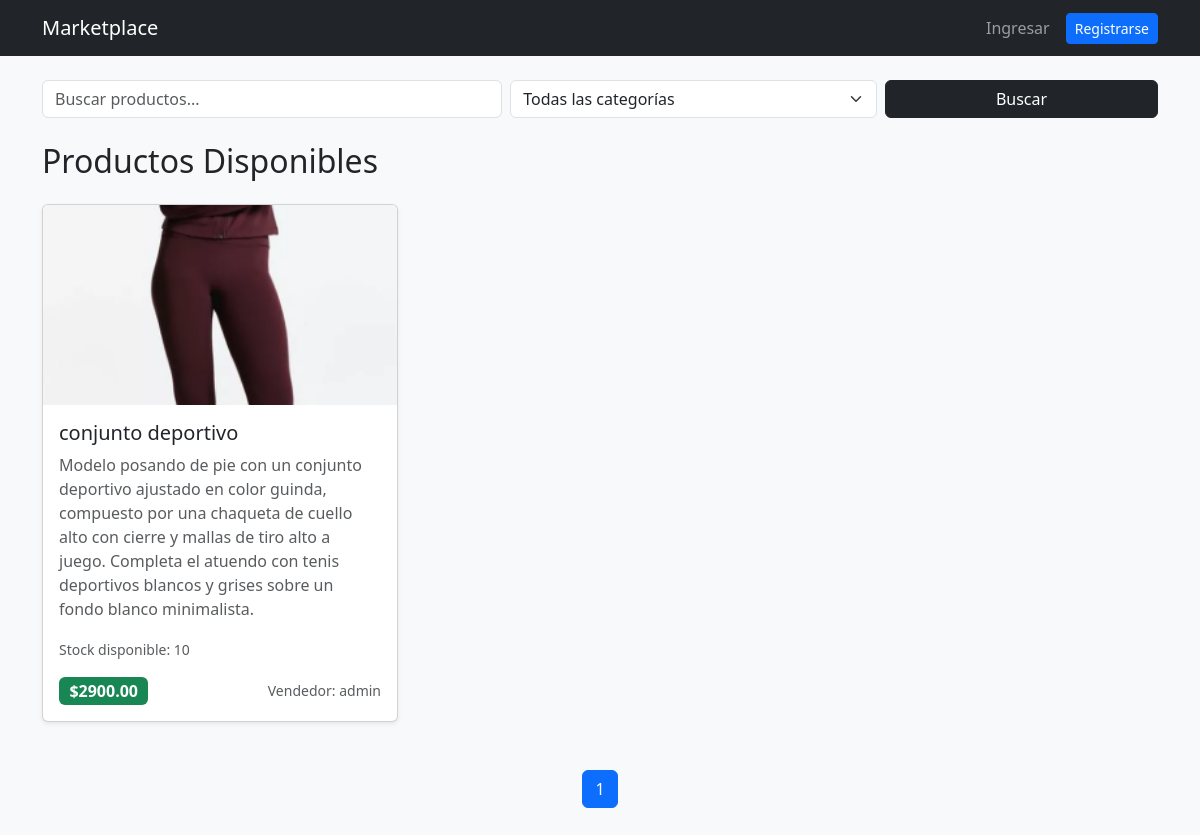
The app's page /, older data.
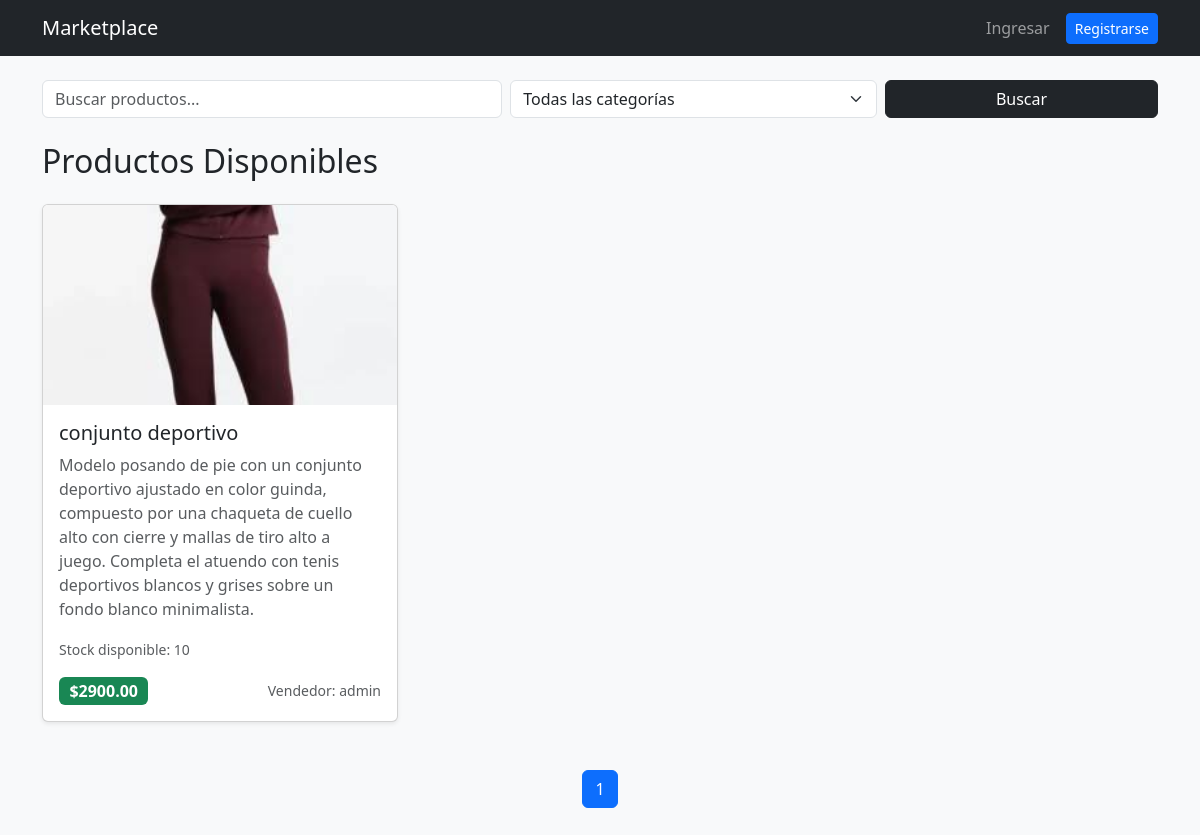
The same page, newer data.
### store/models.py (models this page shows, shortened)
class Product(models.Model):
    id = models.UUIDField(primary_key=True, default=uuid.uuid4, editable=False)
    name = models.CharField(max_length=200)
    price = models.DecimalField(max_digits=10, decimal_places=2)
    description = models.TextField(blank=True)
    stock = models.PositiveIntegerField(default=10)
    image = models.ImageField(upload_to='products/', blank=True, null=True)
    user = models.ForeignKey(settings.AUTH_USER_MODEL, on_delete=models.CASCADE, related_name='products')
    categories = models.ManyToManyField(Category, related_name='products')

class User(AbstractUser):
    is_seller = models.BooleanField(default=False)

### store/views.py (the view)
# urls.py: 2. Add a URL to urlpatterns:  path('', views.home, name='home')
def home(request):
    query = request.GET.get('q')
    category_id = request.GET.get('category')
    products = Product.objects.select_related('user').prefetch_related('categories').all()
    if query:
        products = products.filter(Q(name__icontains=query) | Q(description__icontains=query))
    if category_id:
        products = products.filter(categories__id=category_id)
    paginator = Paginator(products, 6)
    page_number = request.GET.get('page')
    page_obj = paginator.get_page(page_number)
    categories = Category.objects.all()
    return render(request, 'store/home.html', {'page_obj': page_obj, 'categories': categories})

### store/templates/store/home.html (shortened to what this page needs)
{% extends 'store/base.html' %}
{% block content %}
<form method="GET" class="row g-2 mb-4">
    <div class="col-md-5">
        <input type="text" name="q" class="form-control" placeholder="Buscar productos..." value="{{ request.GET.q|default:'' }}">
    </div>
    <div class="col-md-4">
        <select name="category" class="form-select">
            <option value="">Todas las categorías</option>
        </select>
    </div>
    <div class="col-md-3">
        <button class="btn btn-dark w-100">Buscar</button>
    </div>
</form>
<h2 class="mb-4">Productos Disponibles</h2>
<div class="row">
    {% for product in page_obj %}
        <div class="col-md-4 mb-4">
            <div class="card h-100 shadow-sm">
                {% if product.image %}
                    <img src="{{ product.image.url }}" class="card-img-top" alt="{{ product.name }}" style="height: 200px; object-fit: cover;">
                {% else %}
                    <div class="bg-secondary text-white d-flex align-items-center justify-content-center" style="height: 200px;">Sin imagen</div>
                {% endif %}
                <div class="card-body d-flex flex-column">
                    <h5 class="card-title">{{ product.name }}</h5>
                    <p class="card-text text-muted">{{ product.description }}</p>
                    <p class="card-text"><small class="text-muted">Stock disponible: {{ product.stock }}</small></p>
                    <div class="mt-auto d-flex justify-content-between align-items-center">
                        <span class="badge bg-success fs-6">${{ product.price }}</span>
                        <small class="text-muted">Vendedor: {{ product.user.username }}</small>
                    </div>
                </div>
            </div>
        </div>
    {% empty %}
        <div class="col-12">
            <div class="alert alert-info">No hay productos disponibles.</div>
        </div>
    {% endfor %}
</div>
<nav class="mt-4">
    <ul class="pagination justify-content-center">
        <li class="page-item active"><span class="page-link">{{ page_obj.number }}</span></li>
    </ul>
</nav>
{% endblock %}

Row changes from the older to the newer data that the page shows:
changed Product "conjunto deportivo": image: a different picture
